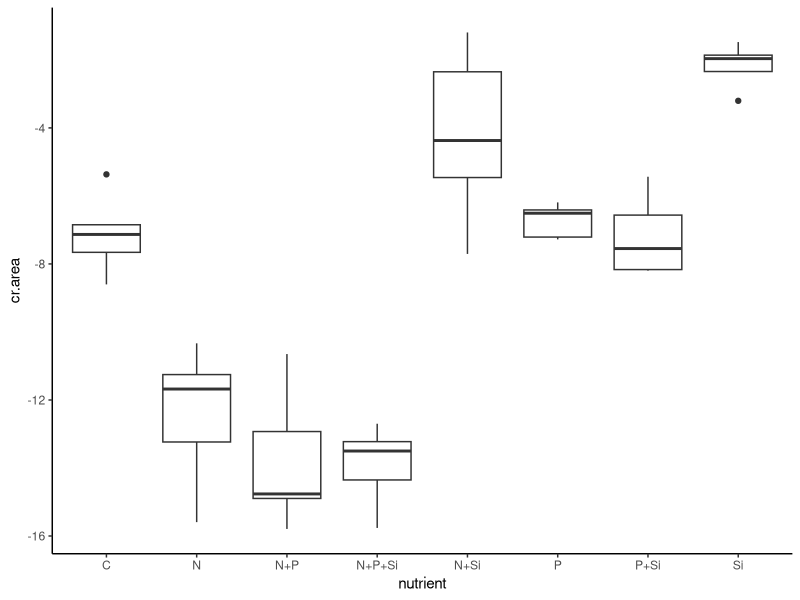
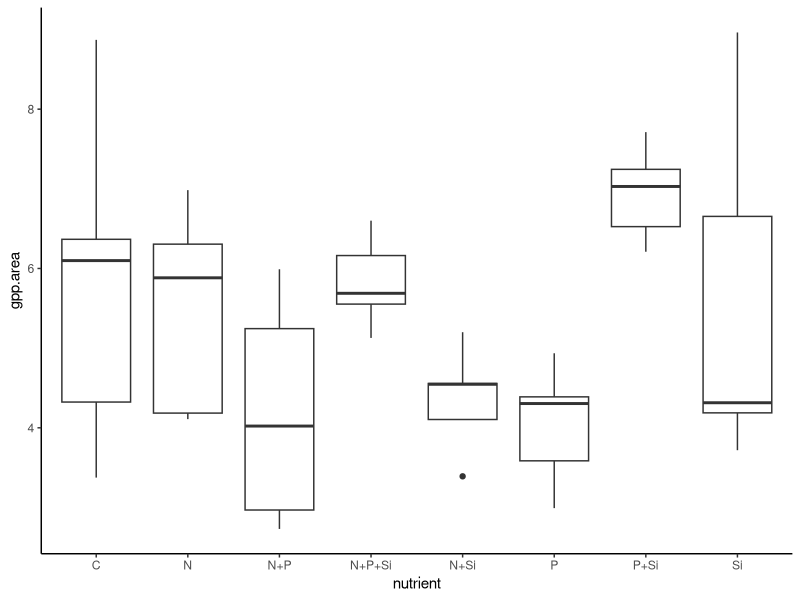
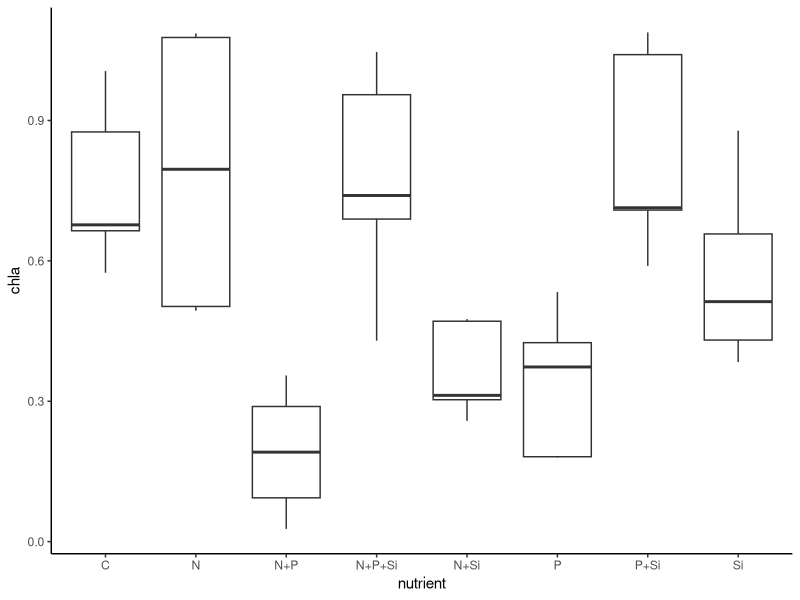
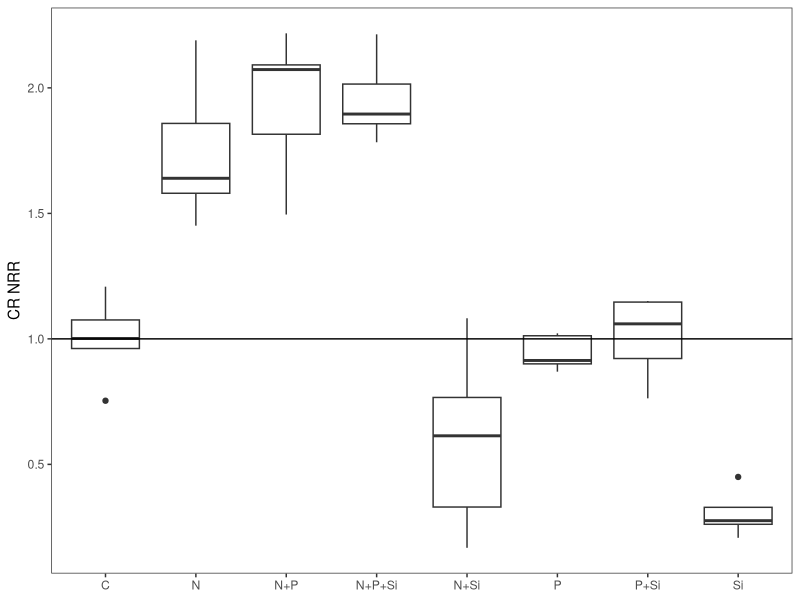
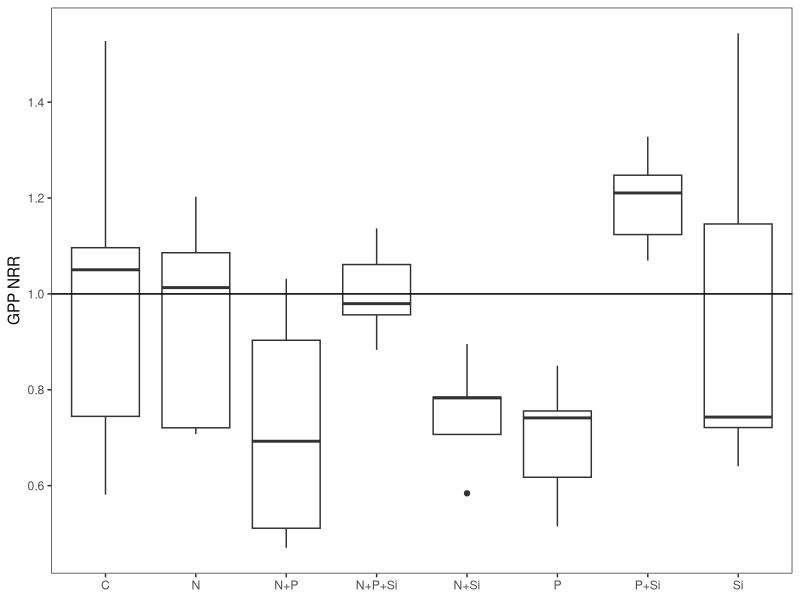
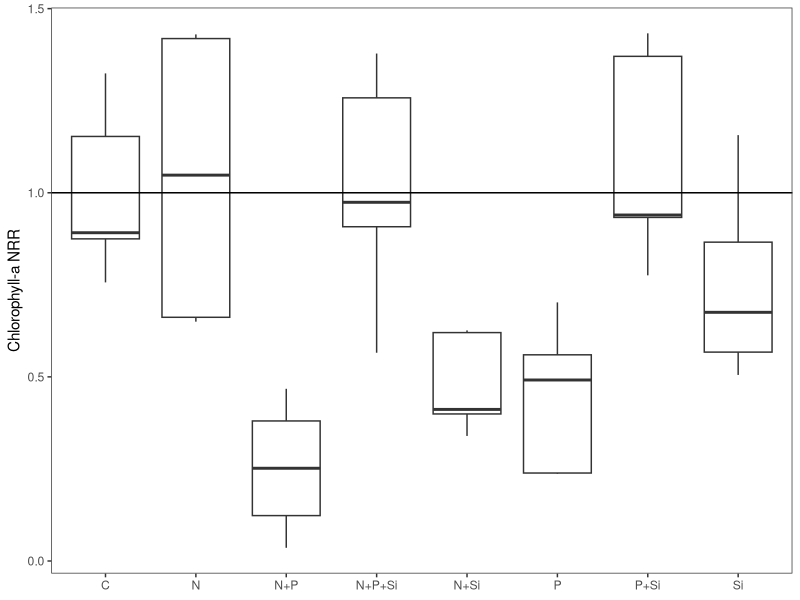
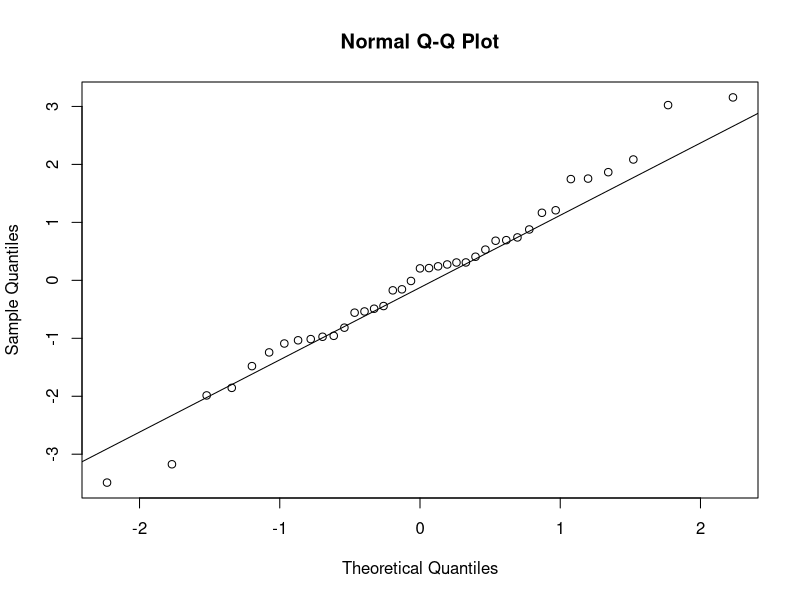
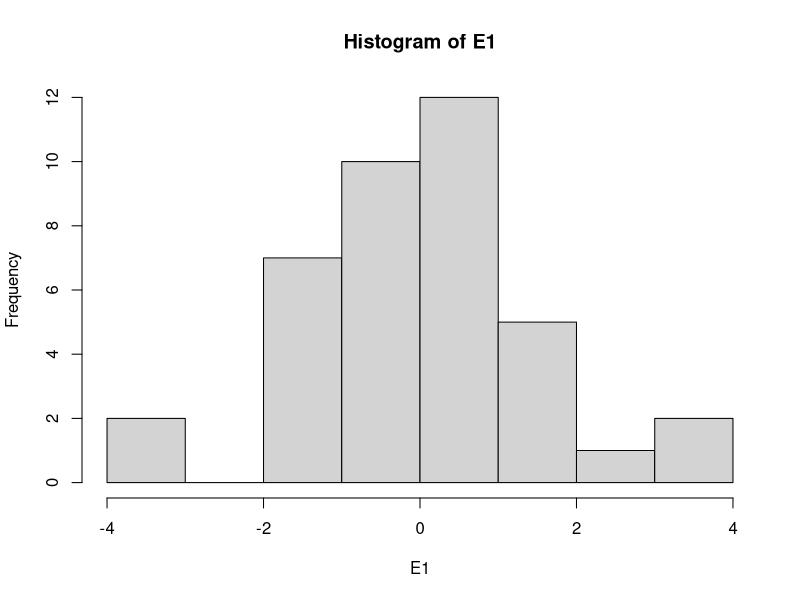

Reproduce these figures in R, in order. (Note: this script raises an error after producing the figures.)
#Author:  Clay Arango
#Creation date: 10-Feb-19
#Script to analyze NDS data from Summer 2018 NDS work with S. Roley and A. Alexiades

#packages
install.packages("nlme")
install.packages("nortest")
install.packages("plyr")
install.packages("dplyr")
install.packages("multcomp")
install.packages("MASS")
install.packages("ggplot2")
library(nlme)
library(nortest)
library(plyr)
library(dplyr)
library(multcomp)
library(MASS)
library(ggplot2)

#Load data
cle_fall <- read.table(file="cle_fall.csv", header=T, sep=",")

#set variable
d = cle_fall

#evaluate data to make sure factors are correct
names(d)

unique(d$nutrient) #control, N, NP, NPSi, NSi, P, PSi, Si
unique(d$N) #should be 0 and 1
unique(d$P) #should be 0 and 1
unique(d$Si) #should be 0 and 1
unique(d$top) #should be "sponge" and "glass"
#if need to change, use recode function below. 
d$top<-recode(d$top, "cellulose" ="sponge")
str(d)

#convert N and P and Si values (0 or 1 for absence or presence) to factors
d$N<-as.factor(d$N)
d$P<-as.factor(d$P)
d$Si<-as.factor(d$Si)
str(d)

#subset data into gpp and cr response
d.cr = subset(d, top=="sponge", data=d)
d.gpp = subset(d, top=="glass", data=d)

#check for outliers and check data entry before calculating CR-NRR
ggplot(d.cr, aes(x=nutrient, y=cr.area)) + geom_boxplot() + theme_classic()
#looks OK

#calculate nrr for cr
x<-ddply(d.cr, "nutrient", summarise, ave_cr = mean(cr.area, na.rm=T)) 
x
d.cr$cr.nrr = d.cr$cr.area/-7.121497 #divide by control ave_cr

#check for outliers and check data entry before calculating GPP- and chla-NRR
ggplot(d.gpp, aes(x=nutrient, y=gpp.area)) + geom_boxplot() + theme_classic()
#looks OK
ggplot(d.gpp, aes(x=nutrient, y=chla)) + geom_boxplot() + theme_classic()
#looks OK

#calculate nrr for gpp and chla
x<- ddply(d.gpp, "nutrient", summarise, ave_gpp = mean(gpp.area, na.rm=T), ave_chla = mean(chla, na.rm=T)) 
x
d.gpp$gpp.nrr = d.gpp$gpp.area/5.806643 #divide by control ave_gpp
d.gpp$chla.nrr = d.gpp$chla/0.7594258 #divide by control ave_chla
#use to exclude outliers
#x1<- ddply(subset(d.gpp, !(nds.id=="F6")), "nutrient", summarise, ave_chla = mean(chla_ug_cm2, na.rm=T)) 
#x1
#d.gpp$chla.nrr_1<-d.gpp$chla_ug_cm2/2.700340

#combine into one file and export
d.cr$chla.nrr<-NA
#d.cr$chla.nrr_1<-NA#for excluded outliers
d.cr$gpp.nrr<-NA
d.gpp$cr.nrr<-NA
d.nrr<-rbind(d.cr, d.gpp)
d.nrr$site.date<-"cle_fall"
write.table(d.nrr, "cle_fall_nrr.csv",  sep=",", quote=F, row.names =F)

###############
#plots of NRR
##############
ggplot(data=subset(d.cr, !(nutrient=="control")), aes(x=nutrient, y=cr.nrr))+geom_boxplot()+theme_bw()+
  ylab("CR NRR")+geom_abline(slope = 0, intercept = 1)+
  theme(axis.title.x=element_blank(), panel.grid.minor=element_blank(), panel.grid.major=element_blank())
#N limitation, possible Si inhibition

ggplot(data=subset(d.gpp, !(nutrient=="control")), aes(x=nutrient, y=gpp.nrr))+geom_boxplot()+theme_bw()+
  ylab("GPP NRR")+geom_abline(slope = 0, intercept = 1)+
  theme(axis.title.x=element_blank(), panel.grid.minor=element_blank(), panel.grid.major=element_blank())
#possible P+Si co-limitation, but likely no limitation

ggplot(data=subset(d.gpp, !(nutrient=="control")), aes(x=nutrient, y=chla.nrr))+geom_boxplot()+theme_bw()+
  ylab("Chlorophyll-a NRR")+geom_abline(slope = 0, intercept = 1)+ 
  theme(axis.title.x=element_blank(), panel.grid.minor=element_blank(), panel.grid.major=element_blank())
#no limitation, possible Si inhibition

##########
#NRR Summary Files
#########

GPP_sum<-ddply(d.gpp, "nutrient", summarise, ave_nrr.gpp=mean(gpp.nrr, na.rm=T), sd_nrr.gpp=sd(gpp.nrr, na.rm=T), 
               se_nrr.gpp =(sd(gpp.nrr)/sqrt(sum(!is.na(gpp.nrr)))), 
               ci95_nrr.gpp = (1.96*(sd(gpp.nrr)/sqrt(sum(!is.na(gpp.nrr))))),
               ave_nrr.chla=mean(chla.nrr, na.rm=T), sd_nrr.chla=sd(chla.nrr, na.rm=T), 
               se_nrr.chla =(sd(chla.nrr)/sqrt(sum(!is.na(chla.nrr)))), 
               ci95_nrr.chla = (1.96*(sd(chla.nrr)/sqrt(sum(!is.na(chla.nrr))))))
CR_sum<-ddply(d.cr, "nutrient", summarise, ave_nrr.cr=mean(cr.nrr, na.rm=T), sd_nrr.cr=sd(cr.nrr, na.rm=T), 
              se_nrr.cr =(sd(cr.nrr)/sqrt(sum(!is.na(cr.nrr)))), 
              ci95_nrr.cr = (1.96*(sd(cr.nrr)/sqrt(sum(!is.na(cr.nrr))))))

#now combine into one and export
d.sum<-merge(GPP_sum, CR_sum, by="nutrient")
d.sum$site_date<-"cle_fall"
write.table(d.sum, "cle_fall_summ.csv",  sep=",", quote=F, row.names=F)

############################################################
#analyze RESPIRATION data
############################################################

M1<-gls(cr.area~N*P*Si, data=d.cr, na.action=na.omit)
E1<-residuals(M1)
qqnorm(E1)
qqline(E1)
ad.test(E1)
   #residuals are normally distributed
hist(E1)  
plot(M1)

plot(filter(d.cr, !is.na(cr.area)) %>% dplyr::select(nutrient), 
     E1, xlab="nutrient", ylab="Residuals")
bartlett.test(cr.area~nutrient, data=d.cr)
   #variance test is ok

anova(M1)
  
x <- group_by(d.cr, nutrient) %>%  # Grouping function causes subsequent functions to aggregate by season and reach
  summarize(cr.mean = abs(mean(cr.area, na.rm = TRUE)), # na.rm = TRUE to remove missing values
            cr.sd=abs(sd(cr.area, na.rm = TRUE)),  # na.rm = TRUE to remove missing values
            n = sum(!is.na(cr.area)), # of observations, excluding NAs. 
            cr.se=cr.sd/sqrt(n))

ggplot(data=x, aes(x=nutrient, y=cr.mean)) + 
  geom_bar(stat="identity", position=position_dodge(), color = "black") + 
  geom_errorbar(aes(ymin=cr.mean, ymax=cr.mean+cr.se), width=0.2, 
                position=position_dodge(0.9)) + 
  xlab("Nutrient") +
  ylab(expression(Respiration~(ug~O[2]~m^{-2}~h^{-1}))) +
  ylim(0,20) +
  labs(fill="Light") +
  theme_bw() +
  theme(panel.grid.major=element_blank(),
        panel.grid.minor=element_blank(),
        legend.title=element_text(size=6),
        legend.key=element_blank(), 
        legend.position=c(0.5,0.95), 
        legend.text=element_text(size=8), 
        legend.background=element_blank(), 
        legend.direction="horizontal", 
        legend.key.size=unit(0.3, "cm"), 
        axis.title.y=element_text(size=8), 
        axis.title.x=element_text(size=8), 
        axis.text.x=element_text(size=8))

#ggsave('output/figures/Ring_fall.tiff',
#       units="in",
#       width=3.25,
#       height=3.25,
#       dpi=1200,
#       compression="lzw")

#summarize nrr
x <- group_by(d.cr, nutrient) %>%  # Grouping function causes subsequent functions to aggregate by season and reach
  summarize(cr.mean = abs(mean(cr.nrr, na.rm = TRUE)), # na.rm = TRUE to remove missing values
            cr.sd=abs(sd(cr.nrr, na.rm = TRUE)),  # na.rm = TRUE to remove missing values
            n = sum(!is.na(cr.nrr)), # of observations, excluding NAs. 
            cr.se=cr.sd/sqrt(n))

############################################################
#analyze the PRODUCTION data
############################################################

M1<-gls(gpp.area~N*P*Si, data=d.gpp, na.action=na.omit) 
E1<-residuals(M1)
qqnorm(E1)
qqline(E1)
ad.test(E1)
   #residuals are normal

hist(E1, xlab="residuals", main="")
plot(M1)

plot(filter(d.gpp, !is.na(gpp.area)) %>% dplyr::select(nutrient), 
     E1, xlab="nutrient", ylab="Residuals")
bartlett.test(gpp.area~nutrient, data=d.gpp)
   #below 0.05, but just barely

anova(M1)
  
x <- group_by(d.gpp, nutrient) %>%  # Grouping function causes subsequent functions to aggregate by season and reach
  summarize(gpp.mean = abs(mean(gpp.area, na.rm = TRUE)), # na.rm = TRUE to remove missing values
            gpp.sd=abs(sd(gpp.area, na.rm = TRUE)),  # na.rm = TRUE to remove missing values
            n = sum(!is.na(gpp.area)), # of observations, excluding NAs. 
            gpp.se=gpp.sd/sqrt(n))

ggplot(data=x, aes(x=nutrient, y=gpp.mean)) + 
  geom_bar(stat="identity", position=position_dodge(), color = "black") + 
  geom_errorbar(aes(ymin=gpp.mean, ymax=gpp.mean+gpp.se), width=0.2, 
                position=position_dodge(0.9)) + 
  xlab("Nutrient") +
  ylab(expression(Production~(ug~O[2]~m^{-2}~h^{-1}))) +
  labs(fill="Light") +
  theme_bw() +
  theme(panel.grid.major=element_blank(),
        panel.grid.minor=element_blank(), 
        legend.title=element_text(size=6), 
        legend.key=element_blank(),  
        legend.position=c(0.5,0.95),  
        legend.text=element_text(size=8),  
        legend.background=element_blank(),  
        legend.direction="horizontal",  
        legend.key.size=unit(0.3, "cm"),  
        axis.title.y=element_text(size=8),  
        axis.title.x=element_text(size=8),  
        axis.text.x=element_text(size=8))

#ggsave('output/figures/gppByNutrient.tiff',
#       units="in",
#       width=3.25,
#       height=3.25,
#       dpi=1200,
#       compression="lzw")

#summarize nrr
x <- group_by(d.gpp, nutrient) %>%  # Grouping function causes subsequent functions to aggregate by season and reach
  summarize(gpp.mean = abs(mean(gpp.nrr, na.rm = TRUE)), # na.rm = TRUE to remove missing values
            gpp.sd=abs(sd(gpp.nrr, na.rm = TRUE)),  # na.rm = TRUE to remove missing values
            n = sum(!is.na(gpp.nrr)), # of observations, excluding NAs. 
            gpp.se=gpp.sd/sqrt(n))



#BELOW HERE IS NOT EDITED





############################################################
#analyze the CHL-A biomass on disks

M1<-gls(chla~N*P*light, data=roza_sum.chla, na.action=na.omit)
E1<-residuals(M1)
qqnorm(E1)
qqline(E1)
ad.test(E1)
  #residuals look bad (p=0.001)
hist(E1)
plot(M1)

vf1 = varIdent(form = ~ 1|N*P)
vf2 = varIdent(form = ~ 1|light)
vf3 = varIdent(form = ~ 1|N*P*light)
vf4 = varPower(form = ~ fitted(.)) 
vf5 = varExp(form = ~ fitted(.))
vf6 = varConstPower(form = ~ fitted(.))
vf7 = varExp(form = ~ fitted(.)|nutrient)

M2<-gls(chla~N*P*light, data=roza_sum.chla, na.action=na.omit, weights=vf1)
M3<-gls(chla~N*P*light, data=roza_sum.chla, na.action=na.omit, weights=vf2)
M4<-gls(chla~N*P*light, data=roza_sum.chla, na.action=na.omit, weights=vf3)
M5<-gls(chla~N*P*light, data=roza_sum.chla, na.action=na.omit, weights=vf4)
M6<-gls(chla~N*P*light, data=roza_sum.chla, na.action=na.omit, weights=vf5)
M7<-gls(chla~N*P*light, data=roza_sum.chla, na.action=na.omit, weights=vf6)
M8<-gls(chla~N*P*light, data=roza_sum.chla, na.action=na.omit, weights=vf7)

anova(M1,M2,M3,M4,M5,M6,M7,M8)

#M3 is best on AIC

E3<-residuals(M3)
qqnorm(E3)
qqline(E3)
ad.test(E3)
#residuals are not normal (p=0.001)
hist(E3, xlab="residuals", main="")
plot(M3)
  #hist and plot look good

plot(filter(roza_sum.chla, !is.na(chla)) %>% dplyr::select(light), 
     E3, xlab="light", ylab="Residuals")
bartlett.test(chla~light, data=roza_sum.chla)

plot(filter(roza_sum.chla, !is.na(chla)) %>% dplyr::select(nutrient), 
     E3, xlab="nutrient", ylab="Residuals")
bartlett.test(chla~nutrient, data=roza_sum.chla)

anova(M3)

#light is significant and N and P separately interact with light

x<-roza_sum.chla[complete.cases(roza_sum.chla$chla),]

with(x, 
     interaction.plot(nutrient,light,chla, 
                      ylim=c(0,1.5),lty=c(1,12),lwd=2,ylab="Chlorophyll a", 
                      xlab="Nutrient", trace.label="Light"))

x <- group_by(roza_sum.chla, nutrient, light) %>%  # Grouping function causes subsequent functions to aggregate by season and reach
  summarize(chla.mean = mean(chla, na.rm = TRUE), # na.rm = TRUE to remove missing values
            chla.sd=sd(chla, na.rm = TRUE),  # na.rm = TRUE to remove missing values
            n = sum(!is.na(chla)), # of observations, excluding NAs. 
            chla.se=chla.sd/sqrt(n))

ggplot(data=x, 
       aes(x=nutrient, y=chla.mean, fill=light)) + 
  geom_bar(stat="identity", position=position_dodge(), color = "black") + 
  geom_errorbar(aes(ymin=chla.mean, ymax=chla.mean+chla.se), width=0.2, 
                position=position_dodge(0.9)) + 
  scale_fill_manual(values=c("white","black")) +
  xlab("Nutrient") +
  ylab(expression(Chlorophyll~a~(ug~cm^{-2}))) +
  ylim(0,1.7) +
  labs(fill="Light") +
  theme_bw() +
  theme(panel.grid.major=element_blank(), 
        panel.grid.minor=element_blank(), 
        legend.title=element_text(size=6), 
        legend.key=element_blank(), 
        legend.position=c(0.5,0.95), 
        legend.text=element_text(size=8), 
        legend.background=element_blank(), 
        legend.direction="horizontal", 
        legend.key.size=unit(0.3, "cm"), 
        axis.title.y=element_text(size=8), 
        axis.title.x=element_text(size=8), 
        axis.text.x=element_text(size=8))

ggsave('output/figures/chlaByNutrientLight.tiff',
       units="in",
       width=3.25,
       height=3.25,
       dpi=1200,
       compression="lzw")



############################################################
############################################################
#calculate nrr mean and standard error
x1 <- group_by(roza_sum, nutrient, light) %>%  # Grouping function causes subsequent functions to aggregate by season and reach
  summarize(chla.nrr.mean = mean(chla.nrr, na.rm = TRUE), # na.rm = TRUE to remove missing values
            chla.nrr.sd=sd(chla.nrr, na.rm = TRUE),  # na.rm = TRUE to remove missing values
            chla.n = sum(!is.na(chla.nrr)), # of observations, excluding NAs. 
            chla.nrr.se=chla.nrr.sd/sqrt(chla.n))


x2 <- group_by(roza_sum, nutrient, light) %>%  # Grouping function causes subsequent functions to aggregate by season and reach
  summarize(gpp.nrr.mean = mean(gpp.nrr, na.rm = TRUE), # na.rm = TRUE to remove missing values
            gpp.nrr.sd=sd(gpp.nrr, na.rm = TRUE),  # na.rm = TRUE to remove missing values
            gpp.n = sum(!is.na(gpp.nrr)), # of observations, excluding NAs. 
            gpp.nrr.se=gpp.nrr.sd/sqrt(gpp.n))

x3 <- group_by(roza_sum, nutrient, light) %>%  # Grouping function causes subsequent functions to aggregate by season and reach
  summarize(cr.nrr.mean = mean(cr.nrr, na.rm = TRUE), # na.rm = TRUE to remove missing values
            cr.nrr.sd=sd(cr.nrr, na.rm = TRUE),  # na.rm = TRUE to remove missing values
            cr.n = sum(!is.na(cr.nrr)), # of observations, excluding NAs. 
            cr.nrr.se=cr.nrr.sd/sqrt(cr.n))

roza_sum.nrr<-cbind(x1,x2,x3)
roza_sum.nrr <- roza_sum.nrr[, !duplicated(colnames(roza_sum.nrr))]
write.csv(roza_sum.nrr, "roza_sum.nrr.csv")
